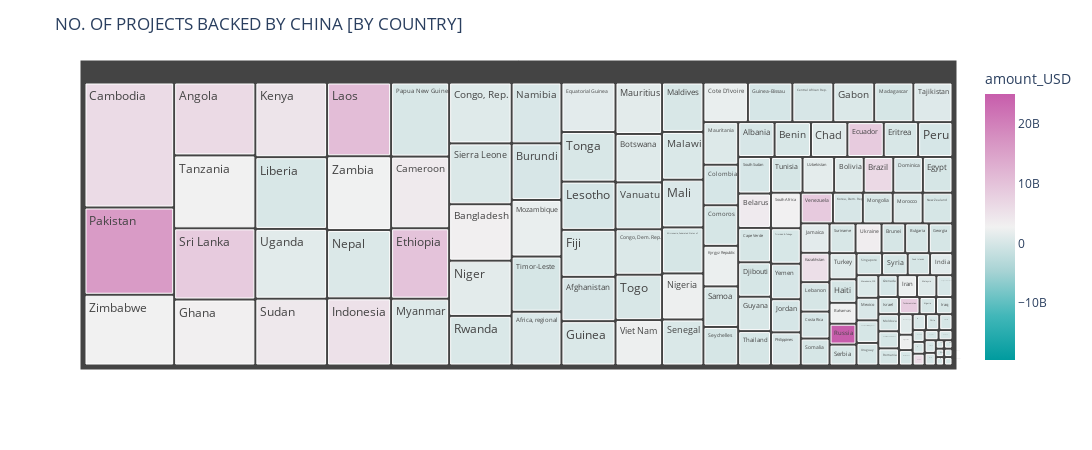

Here is the notebook cell this chart was saved with:
### Code cell
#Creating a TreeMap

fig = px.treemap(ms1, 
                  path = ['country', ], values = 'project_count',
                  color='amount_USD',
                  color_continuous_scale='Tropic',
                 color_continuous_midpoint=np.average(ms_dp['amount_USD']),
                  
                  
                )

fig.update_layout(
    width=1500, height=450,
    title = "NO. OF PROJECTS BACKED BY CHINA [BY COUNTRY]",
    legend_title_text='Amount Invested', 
    
)

fig.show()

#fig.write_html('first_figure.html', auto_open=True)

### Figure 1 — Plotly figure (JSON) as saved in the notebook; plotly's stock layout.template omitted (floating-point values rounded to 4 significant figures; data arrays with more than 128 entries replaced by an {"elided": "..."} marker saying what was removed)
{"data": [{"branchvalues": "total", "customdata": {"elided": "140x1 int values"}, "domain": {"x": [0, 1], "y": [0, 1]}, "hovertemplate": "labels=%{label}<br>project_count=%{value}<br>parent=%{parent}<br>id=%{id}<br>amount_USD=%{color}<extra></extra>", "ids": {"elided": "140 str values"}, "labels": {"elided": "140 str values"}, "marker": {"coloraxis": "coloraxis", "colors": {"elided": "140 int values"}}, "name": "", "parents": {"elided": "140 str values"}, "type": "treemap", "values": {"elided": "140 int values"}}], "layout": {"coloraxis": {"cmid": 2748000000.0, "colorbar": {"title": {"text": "amount_USD"}}, "colorscale": [[0, "rgb(0, 155, 158)"], [0.1667, "rgb(66, 183, 185)"], [0.3333, "rgb(167, 211, 212)"], [0.5, "rgb(241, 241, 241)"], [0.6667, "rgb(228, 193, 217)"], [0.8333, "rgb(214, 145, 193)"], [1, "rgb(199, 93, 171)"]]}, "height": 450, "legend": {"title": {"text": "Amount Invested"}, "tracegroupgap": 0}, "margin": {"t": 60}, "title": {"text": "NO. OF PROJECTS BACKED BY CHINA [BY COUNTRY]"}, "width": 1500}}
